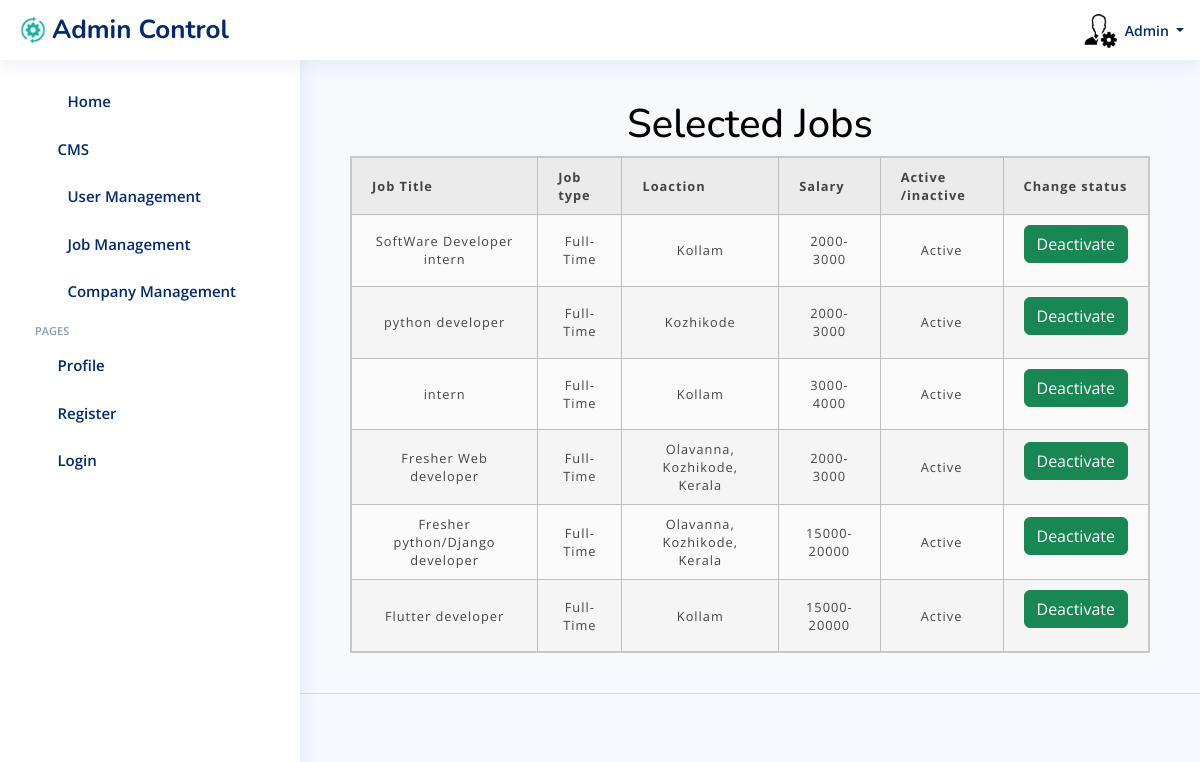
Page /admincontrol/restrict_jobs/ (signed in) on the committed database.
### Job/models.py (models this page shows, shortened)
class JobPost(models.Model):
    EXPERIENCE_CHOICES = [
        ('0-1', '0-1 years'),
        ('1-3', '1-3 years'),
        ('3-5', '3-5 years'),
        ('5-10', '5-10 years'),
        ('10+', '10+ years'),
    ]
    JOB_TYPE_CHOICES = [
        ('Full-Time', 'Full-Time'),
        ('Part-Time', 'Part-Time'),
        ('Internship', 'Internship'),
    ]
    user=models.ForeignKey(User,on_delete=models.CASCADE)
    company=models.ForeignKey(Company,on_delete=models.CASCADE,default='Select Your Company')
    skills = models.ManyToManyField(Skills_job, blank=True)
    title=models.CharField(max_length=255,blank=True, null=True)
    education=models.ForeignKey(Education,on_delete=models.CASCADE, default='Highest Qualification')
    salary=models.ForeignKey(SalaryRange,on_delete=models.CASCADE, default='10000-20000')
    overview =models.TextField(max_length=255,blank=True,null=True)
    location=models.CharField(max_length=255,blank=True,null=True)
    job_type =models.CharField(max_length=10,choices=JOB_TYPE_CHOICES,null=True, default='Full-Time')
    experience= models.CharField(max_length=5,choices=EXPERIENCE_CHOICES,null=True)
    is_active= models.BooleanField(default=True)
    timestamp=models.DateTimeField(auto_now_add=True)

class SalaryRange(models.Model):
    salary_range = models.CharField(max_length=100)
    def __str__(self):
        return self.salary_range

### admincontrol/views.py (the view, shortened to what this page needs)
# urls.py: path('restrict_jobs/', views.JobRestrictView.as_view(), name='restrict_jobs'),
class JobRestrictView(TemplateView):
    model=JobPost
    template_name='admin/job_restrict.html'
    def get_context_data(self, **kwargs):
        context = super().get_context_data(**kwargs)
        context["jobs"] = JobPost.objects.all()
        return context

### templates/admin/job_restrict.html (shortened to what this page needs)
{% load static %}
{% load widget_tweaks %}
<html lang="en">
<head>
  <link rel="stylesheet" href="https://cdn.jsdelivr.net/npm/bootstrap@4.0.0/dist/css/bootstrap.min.css">
  <link href="{% static 'css/bootstrap/css/bootstrap.min.css' %}" rel="stylesheet">
  <link href="{% static 'css/bootstrap-icons/bootstrap-icons.css' %}" rel="stylesheet">
  <link href="{% static 'css/boxicons/css/boxicons.min.css' %} " rel="stylesheet">
  <link href="{% static 'css/quill/quill.snow.css' %} " rel="stylesheet">
  <link href="{% static 'css/quill/quill.bubble.css' %}" rel="stylesheet">
  <link href="{% static 'css/remixicon/remixicon.css' %}" rel="stylesheet">
  <link href="{% static 'css/simple-datatables/style.css' %}" rel="stylesheet">
  <link href="{% static 'css/css/style.css' %}" rel="stylesheet">
</head>
<body>
{% block header %}
{% if request.user.is_admin %}
    <header id="header" class="header fixed-top d-flex align-items-center">
        <div class="d-flex align-items-center justify-content-between">
            <a href="index.html" class="logo d-flex align-items-center">
                <img src="{% static 'img/img/setadmin.png' %}" alt="">
                <span class="d-none d-lg-block">Admin Control</span>
            </a>
            <i class="bi bi-list toggle-sidebar-btn"></i>
        </div>
            <nav class="header-nav ms-auto">
            <ul class="d-flex align-items-center">
                <li class="nav-item dropdown">
                <a class="nav-link nav-icon" href="#" data-bs-toggle="dropdown">
                    <i class="bi bi-bell"></i>
                </a>
                </li>
            {% block sendToreciveemp %}
            <li class="nav-item dropdown">
                <a class="nav-link nav-icon" href="#" id="messagesDropdown" role="button" data-bs-toggle="dropdown" aria-expanded="false">
                    <i class="bi bi-chat-left-text"></i>
                </a>
            </li>
            {% endblock %}
                <li class="nav-item dropdown pe-3">
                <a class="nav-link nav-profile d-flex align-items-center pe-0" href="#" data-bs-toggle="dropdown">
                        <img src="{% static 'img/dashboard/admin.png' %}" alt="Default Profile Picture">
                    <span class="d-none d-md-block dropdown-toggle ps-2">Admin </span>
                </a>
                </li>
            </ul>
            </nav>
    </header>
  {% endif %}
  {% endblock header %}
  {% block sidebar %}
  {% if request.user.is_admin %}
  <aside id="sidebar" class="sidebar">
    <ul class="sidebar-nav" id="sidebar-nav">
        <li class="nav-item">
          <a class="nav-link collapsed"  href="{% url "admin_dash" %}">
            <i class="bi bi-journal-text"></i> <span>Home</span>
          </a>
        </li>
        <li class="nav-item">
            <a class="nav-link collapsed" data-bs-target="#charts-nav" data-bs-toggle="collapse" href="{% url "jobseeker_dash" %}">
              <i class="bi bi-bar-chart"></i><span>CMS</span><i class="bi bi-chevron-down ms-auto"></i>
            </a>
        </li>
        <li class="nav-item">
            <a class="nav-link collapsed"  href="{% url "restrict_users" %}">
              <i class="bi bi-journal-text"></i> <span>User Management</span>
            </a>
        </li>
        <li class="nav-item">
            <a class="nav-link collapsed"  href="{% url "restrict_jobs" %}">
                <i class="bi bi-journal-text"></i> <span>Job Management</span>
            </a>
        </li>
        <li class="nav-item">
          <a class="nav-link collapsed"  href="{% url "restrict_company" %}">
            <i class="bi bi-journal-text"></i> <span>Company Management</span>
          </a>
        </li>
      <li class="nav-heading">Pages</li>
      <li class="nav-item">
        <a class="nav-link collapsed" href="{% url "update_profile_job" %}">
          <i class="bi bi-person"></i>
          <span>Profile</span>
        </a>
      </li>
      <li class="nav-item">
        <a class="nav-link collapsed" href="{% url "register_seeker" %}">
          <i class="bi bi-card-list"></i>
          <span>Register</span>
        </a>
      </li>
      <li class="nav-item">
        <a class="nav-link collapsed" href="{% url "login_user" %}">
          <i class="bi bi-box-arrow-in-right"></i>
          <span>Login</span>
        </a>
      </li>
    </ul>
  </aside>
  {% endif %}
  {% endblock  %}
  {% block main %}
  <main id="main" class="main">
      <section class="section profile">
          <div class="ever">
              <h2 style="text-align: center; color: black; font-size: 40px;">Selected Jobs</h2>
<table>
      <tr>
        <th>Job Title</th>
        <th>Job type</th>
        <th>Loaction</th>
        <th>Salary</th>
        <th>Active /inactive</th>
        <th>Change status</th>
      </tr>
      {% for job in jobs %}
      <tr>
          <td>{{ job.title }}</td>
          <td>{{ job.job_type}}</td>
          <td>{{ job.location }}</td>
          <td>{{ job.salary }}</td>
          <td>{% if job.is_active %}
            Active
        {% else %}
            Inactive
        {% endif %}</td>
          <td>
              <form method="post" action="{% url 'restrict_jobs' %}" class="status-form">
                  <button type="submit" class="btn {% if job.is_active %}btn-success{%else%}btn-warning{%endif%}">
                    {% if job.is_active %}Deactivate{%else%}Activate{%endif%}
                  </button>
              </form>
          </td>
      </tr>
      {% endfor %}
    </table>
      </section>
  </main>
  {% endblock main %}
  {% block footer %}
  <footer id="footer" class="footer">
  </footer>
  {% endblock footer %}
  {% block script %}
<link rel="stylesheet" href="https://ajax.googleapis.com/ajax/libs/jqueryui/1.12.1/themes/smoothness/jquery-ui.css">
  {% endblock  %}
</body>
</html>

### static/css/css/style.css (style rules this page uses)
:root { scroll-behavior: smooth; }
body { font-family: "Open Sans", sans-serif; background: #f6f9ff; color: #444444; }
a { color: #4154f1; text-decoration: none; }
h1, h2, h3, h4, h5, h6 { font-family: "Nunito", sans-serif; }
#main { margin-top: 60px; padding: 20px 30px; transition: all 0.3s; }
.logo { line-height: 1; }
@media (min-width: 1200px) { .logo { width: 280px; } }
.logo img { max-height: 26px; margin-right: 6px; }
.logo span { font-size: 26px; font-weight: 700; color: #012970; font-family: "Nunito", sans-serif; }
.header { transition: all 0.5s; z-index: 997; height: 60px; box-shadow: 0px 2px 20px rgba(1, 41, 112, 0.1); background-color: #fff; padding-left: 20px; }
.header .toggle-sidebar-btn { font-size: 32px; padding-left: 10px; cursor: pointer; color: #012970; }
.header-nav ul { list-style: none; }
.header-nav>ul { margin: 0; padding: 0; }
.header-nav .nav-icon { font-size: 22px; color: #012970; margin-right: 25px; position: relative; }
.header-nav .nav-profile { color: #012970; }
.header-nav .nav-profile img { max-height: 36px; }
.header-nav .nav-profile span { font-size: 14px; font-weight: 600; }
.sidebar { position: fixed; top: 60px; left: 0; bottom: 0; width: 300px; z-index: 996; transition: all 0.3s; padding: 20px; overflow-y: auto; scrollbar-width: thin; scrollbar-color: #aab7cf transparent; box-shadow: 0px 0px 20px rgba(1, 41, 112, 0.1); background-color: #fff; }
@media (min-width: 1200px) { #main, #footer { margin-left: 300px; } }
.sidebar-nav { padding: 0; margin: 0; list-style: none; }
.sidebar-nav li { padding: 0; margin: 0; list-style: none; }
.sidebar-nav .nav-item { margin-bottom: 5px; }
.sidebar-nav .nav-heading { font-size: 11px; text-transform: uppercase; color: #899bbd; font-weight: 600; margin: 10px 0 5px 15px; }
.sidebar-nav .nav-link { display: flex; align-items: center; font-size: 15px; font-weight: 600; color: #4154f1; transition: 0.3; background: #f6f9ff; padding: 10px 15px; border-radius: 4px; }
.sidebar-nav .nav-link i { font-size: 16px; margin-right: 10px; color: #4154f1; }
.sidebar-nav .nav-link.collapsed { color: #012970; background: #fff; }
.sidebar-nav .nav-link.collapsed i { color: #899bbd; }
.sidebar-nav .nav-link .bi-chevron-down { margin-right: 0; transition: transform 0.2s ease-in-out; }
.footer { padding: 20px 0; font-size: 14px; transition: all 0.3s; border-top: 1px solid #cddfff; }

### templates/admin/job_restrict.html (style rules this page uses)
.section.profile { padding: 20px; background-color: #f8f9fa; }
.ever { max-width: 1200px; margin: 0 auto; }
table { border-collapse: collapse; border: 2px solid rgb(200,200,200); letter-spacing: 1px; font-size: 0.8rem; }
td, th { border: 1px solid rgb(190,190,190); padding: 10px 20px; }
th { background-color: rgb(235,235,235); }
td { text-align: center; }
tr:nth-child(even) td { background-color: rgb(250,250,250); }
tr:nth-child(odd) td { background-color: rgb(245,245,245); }

### rows in the picture
JobPost: title "SoftWare Developer intern", job_type "Full-Time", location "Kollam", salary "2000-3000", is_active "Active"
JobPost: title "python developer", job_type "Full-Time", location "Kozhikode", salary "2000-3000", is_active "Active"
JobPost: title "intern", job_type "Full-Time", location "Kollam", salary "3000-4000", is_active "Active"
JobPost: title "Fresher Web developer", job_type "Full-Time", location "Olavanna, Kozhikode, Kerala", salary "2000-3000", is_active "Active"
JobPost: title "Fresher python/Django developer", job_type "Full-Time", location "Olavanna, Kozhikode, Kerala", salary "15000-20000", is_active "Active"
JobPost: title "Flutter developer", job_type "Full-Time", location "Kollam", salary "15000-20000", is_active "Active"
